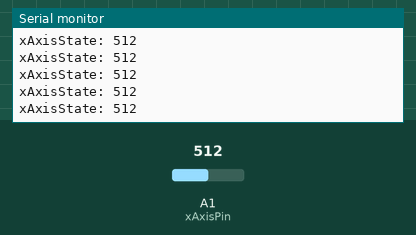
A sketch run on a simulated Arduino Uno, built with avr-gcc and run on an emulated ATmega328P. Parts: the last lines printed to the serial monitor. The test bench sets the inputs (shaded band); at power-on: A1 (xAxisPin) = 512.

Above: at 1.2 s.
1.3 s: A1 (xAxisPin) set to 106
At 1.33 s:
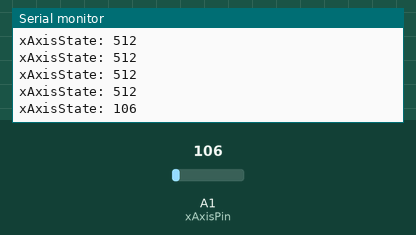
4.3 s: A1 (xAxisPin) set to 91
At 4.3 s:
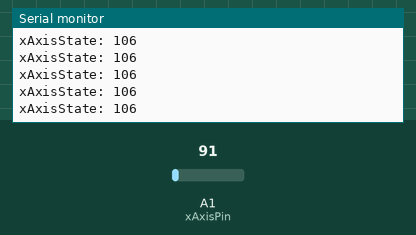
Timing chart, 0 to 7.3 s (numbered marks = the images above; inputs shaded):
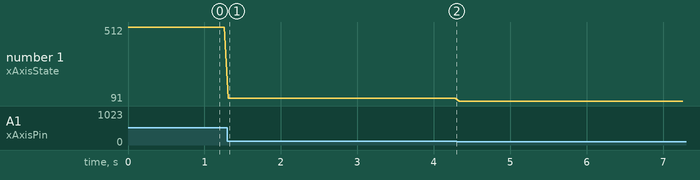

Measured:
- after the input at 1.3 s, the serial monitor: prints a new line at once (image 1)
- plotted number 1: 512 → 106 after the input at 1.3 s, 106 → 91 after the input at 4.3 s

The sketch:

ArduinoUnoR4_Joystick_Axis_Error.ino
```cpp
const int xAxisPin = A1;

int xAxisState = 0;
char buffer[64];

void setup() {
  Serial.begin(4800);
  pinMode(xAxisPin, INPUT);
}

void loop() {
  xAxisState = analogRead(xAxisPin);

  sprintf(buffer, "xAxisState: %d", xAxisState);
  Serial.println(buffer);
  delay(50);
}
```
